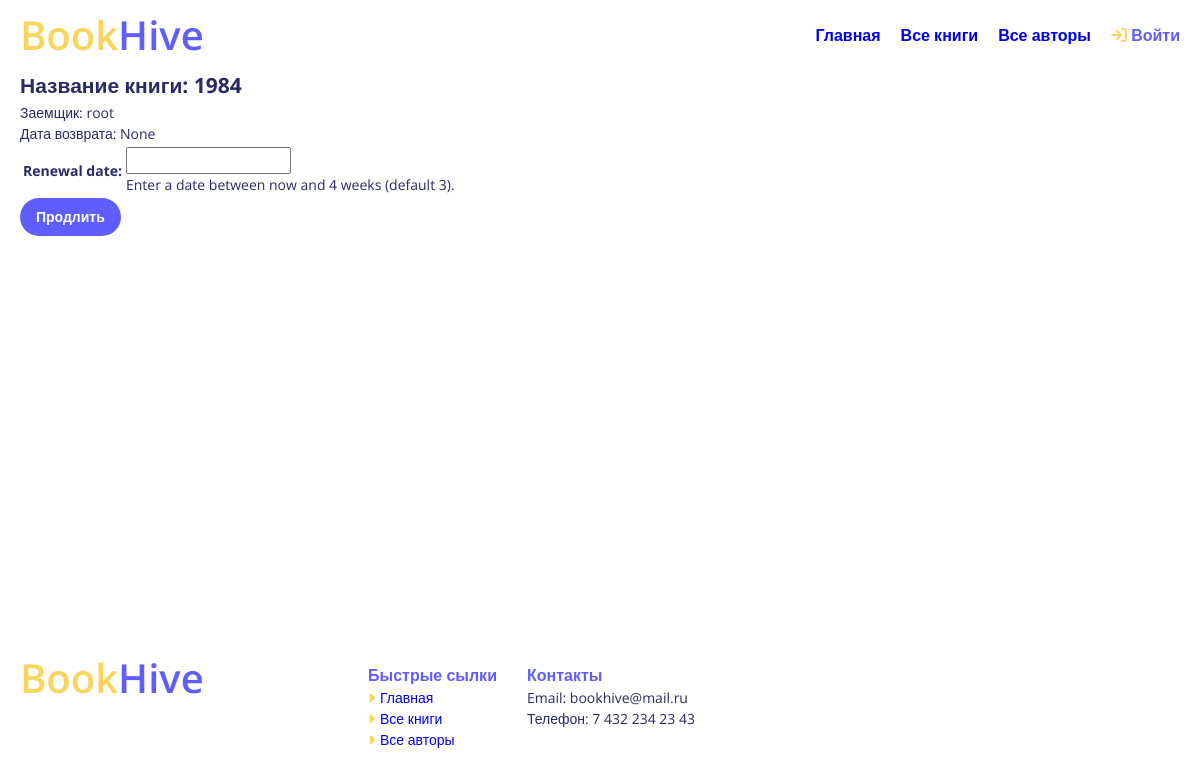
Page /catalog/book/daacf004-a77d-4e11-814d-d4e65545e4b8/renew/ on the earlier database version.
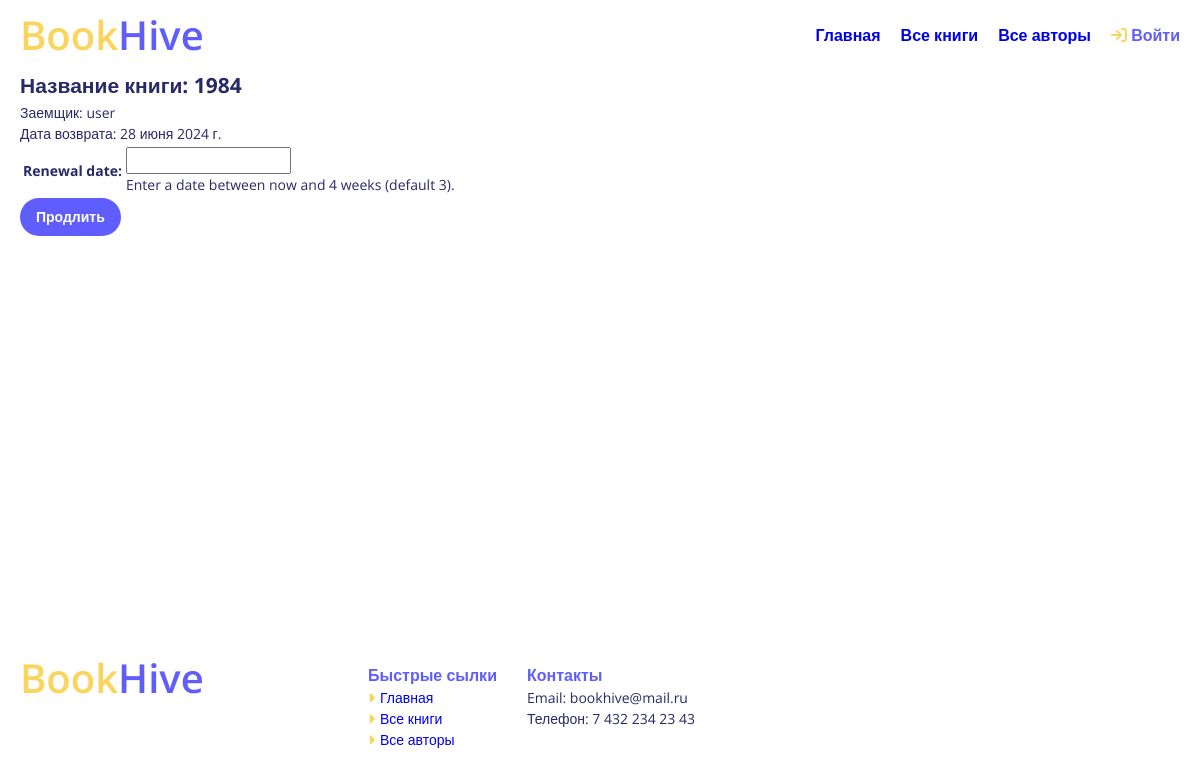
Same page on the later database version.
### catalog/models.py (models this page shows, shortened)
class BookInstance(models.Model):
    id = models.UUIDField(primary_key=True, default=uuid.uuid4, help_text="Уникальный идентификатор для данной книги в библиотеке")
    book = models.ForeignKey('Book', on_delete=models.SET_NULL, null=True)
    imprint = models.CharField(max_length=200)
    due_back = models.DateField(null=True, blank=True, help_text="Дата возврата")
    borrower = models.ForeignKey(User, on_delete=models.SET_NULL, null=True, blank=True)
    LOAN_STATUS = (
        ('m', 'Обслуживание'),
        ('o', 'Выдана'),
        ('a', 'Доступна'),
        ('r', 'Зарезервирована'),
    )
    status = models.CharField(max_length=1, choices=LOAN_STATUS, blank=True, default='m', help_text='Доступность книги')
    class Meta:
        ordering = ["due_back"]
        permissions = (("can_mark_returned", "Установка статуса 'Возвращена'"),)
    @property
    def is_overdue(self):
        if self.due_back and date.today() > self.due_back:
            return True
        return False

class Book(models.Model):
    image = models.ImageField(null=True, blank=True,default='default.jpg', upload_to='Books')
    title = models.CharField(max_length=200)
    author = models.ForeignKey('Author', on_delete=models.SET_NULL, null=True)
    summary = models.TextField(max_length=1000, help_text="Введите краткое описание книги")
    isbn = models.CharField('ISBN',max_length=13, help_text='13-значный номер <a href="https://www.isbn-international.org/content/what-isbn">ISBN</a>')
    genre = models.ManyToManyField(Genre, help_text="Выберите жанры для этой книги")
    def display_genre(self):
        """
        Создает строку для жанра. Необходимо для отображения жанра в админке.
        """
        return ', '.join([ genre.name for genre in self.genre.all()[:3] ])
    display_genre.short_description = 'Жанр'

### catalog/views.py (the view)
# urls.py: re_path(r'^book/(?P<pk>[-\w]+)/renew/$', views.renew_book_librarian, name='renew-book-librarian'),
def renew_book_librarian(request, pk):
    book_inst = get_object_or_404(BookInstance, pk=pk)
    if request.method == 'POST':
        form = RenewBookForm(request.POST)
        if form.is_valid():
            book_inst.due_back = form.cleaned_data['due_back']
            book_inst.save()
            return HttpResponseRedirect(reverse('profile') )
    else:
        proposed_renewal_date = datetime.date.today() + datetime.timedelta(weeks=3)
        form = RenewBookForm(initial={'renewal_date': proposed_renewal_date,})
    return render(request, 'catalog/book_renew_librarian.html', {'form': form, 'bookinst':book_inst})

### catalog/forms.py (shortened to what this page needs)
class RenewBookForm(forms.ModelForm):
    class Meta:
        model = BookInstance
        fields = ['due_back',]
        labels = { 'due_back': _('Renewal date'), }
        help_texts = { 'due_back': _('Enter a date between now and 4 weeks (default 3).'), }

### catalog/templates/catalog/book_renew_librarian.html (shortened to what this page needs)
{% extends "base_generic.html" %}
{% block content %}
    <div class="__container">
        <h1>Название книги: {{bookinst.book.title}}</h1>
        <p>Заемщик: {{bookinst.borrower}}</p>
        <p{% if bookinst.is_overdue %} class="text-danger"{% endif %}>Дата возврата: {{bookinst.due_back}}</p>
        <form action="" method="post">
            <table>
            {{ form }}
            </table>
            <input class="btn default_btn" type="submit" value="Продлить" />
        </form>
    </div>
{% endblock %}

Differences in the rows shown:
changed BookInstance: borrower "root" → "user"; due_back "None" → "28 июня 2024 г."
